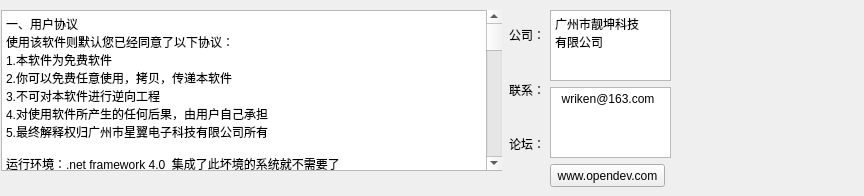
      <widget class="QWidget" name="tab_2">
       <attribute name="title">
        <string>帮助</string>
       </attribute>
       <widget class="QWidget" name="layoutWidget">
        <property name="geometry">
         <rect>
          <x>550</x>
          <y>10</y>
          <width>121</width>
          <height>177</height>
         </rect>
        </property>
        <layout class="QVBoxLayout" name="verticalLayout_31">
         <item>
          <widget class="QTextBrowser" name="textBrowser">
           <property name="html">
            <string>&lt;!DOCTYPE HTML PUBLIC &quot;-//W3C//DTD HTML 4.0//EN&quot; &quot;http://www.w3.org/TR/REC-html40/strict.dtd&quot;&gt;
&lt;html&gt;&lt;head&gt;&lt;meta name=&quot;qrichtext&quot; content=&quot;1&quot; /&gt;&lt;style type=&quot;text/css&quot;&gt;
p, li { white-space: pre-wrap; }
&lt;/style&gt;&lt;/head&gt;&lt;body style=&quot; font-family:'Sans Serif'; font-size:9pt; font-weight:400; font-style:normal;&quot;&gt;
&lt;p style=&quot; margin-top:0px; margin-bottom:0px; margin-left:0px; margin-right:0px; -qt-block-indent:0; text-indent:0px;&quot;&gt;广州市靓坤科技&lt;/p&gt;
&lt;p style=&quot; margin-top:0px; margin-bottom:0px; margin-left:0px; margin-right:0px; -qt-block-indent:0; text-indent:0px;&quot;&gt;有限公司&lt;/p&gt;&lt;/body&gt;&lt;/html&gt;</string>
           </property>
          </widget>
         </item>
         <item>
          <widget class="QTextBrowser" name="textBrowser_2">
           <property name="html">
            <string>&lt;!DOCTYPE HTML PUBLIC &quot;-//W3C//DTD HTML 4.0//EN&quot; &quot;http://www.w3.org/TR/REC-html40/strict.dtd&quot;&gt;
&lt;html&gt;&lt;head&gt;&lt;meta name=&quot;qrichtext&quot; content=&quot;1&quot; /&gt;&lt;style type=&quot;text/css&quot;&gt;
p, li { white-space: pre-wrap; }
&lt;/style&gt;&lt;/head&gt;&lt;body style=&quot; font-family:'Sans Serif'; font-size:9pt; font-weight:400; font-style:normal;&quot;&gt;
&lt;p style=&quot; margin-top:0px; margin-bottom:0px; margin-left:0px; margin-right:0px; -qt-block-indent:0; text-indent:0px;&quot;&gt;  wriken@163.com&lt;/p&gt;&lt;/body&gt;&lt;/html&gt;</string>
           </property>
          </widget>
         </item>
         <item>
          <widget class="QPushButton" name="pushButton_50">
           <property name="minimumSize">
            <size>
             <width>115</width>
             <height>23</height>
            </size>
           </property>
           <property name="maximumSize">
            <size>
             <width>115</width>
             <height>23</height>
            </size>
           </property>
           <property name="text">
            <string>www.opendev.com</string>
           </property>
          </widget>
         </item>
        </layout>
       </widget>
       <widget class="QWidget" name="layoutWidget">
        <property name="geometry">
         <rect>
          <x>1</x>
          <y>9</y>
          <width>501</width>
          <height>163</height>
         </rect>
        </property>
        <property name="minimumSize">
         <size>
          <width>501</width>
          <height>163</height>
         </size>
        </property>
        <property name="maximumSize">
         <size>
          <width>501</width>
          <height>163</height>
         </size>
        </property>
        <layout class="QHBoxLayout" name="horizontalLayout_45">
         <item>
          <widget class="QPlainTextEdit" name="plainTextEdit">
           <property name="minimumSize">
            <size>
             <width>501</width>
             <height>161</height>
            </size>
           </property>
           <property name="maximumSize">
            <size>
             <width>501</width>
             <height>161</height>
            </size>
           </property>
           <property name="plainText">
            <string>一、用户协议
使用该软件则默认您已经同意了以下协议：
1.本软件为免费软件
2.你可以免费任意使用，拷贝，传递本软件
3.不可对本软件进行逆向工程
4.对使用软件所产生的任何后果，由用户自己承担
5.最终解释权归广州市星翼电子科技有限公司所有

运行环境：.net framework 4.0  集成了此坏境的系统就不需要了

二、更新说明
XCOM V1.1： 
1.支持VSPD虚拟的串口，注意如果和物理串口同名，则物理串口打不开。就只能打开虚拟串口
2.在串口打开状态下，CTS,DSR,DCD每秒更新一次

XCOM V1.2:  
1.加强了发送功能，在发送失败的时候，会再次尝试打开串口，再发送
2.修正了在定时发送16进制，发送字符串而没有发送16进制的BUG   

XCOM V1.3: 
1.修正了16进制接收大于127的BUG
2.修正了16进制发送没有计数的BUG    

XCOM V1.4: 
1.处理了搜索不到串口的空指针异常
2.发送数据异常时，将关闭串口
3.获取串口状态异常时，将关闭串口 

XCOM V2.0
1.增加了多条发送的数目，多达40条
2.可以任意编辑，导入导出您要发送的条目，文件的格式是excel
3.加入了协议传输，支持单次发送，自动连续连续发送，文件发送（如IAP串口升级），配有自动重发机制以及多种校验方式，确保您传输的数据不出错
4.加强了16进制发送的功能，自动拆分您发送的字节，不必每隔一个字节就输入空格
5.加入了时间戳的功能，以”\r\n”换行回车断帧，在换行回车前加入时间戳

串口设置说明
1.软件启动后，会自动搜索可用的串口，可以显示详细的串口信息，由于兼容性原因某些电脑可能不会显示。
2.超高波特率接收，在硬件设别支持的情况下，可自定义波特率，点“自定义”即可输入您想要的波特率，不过需要在串口关闭的情况下，才能修改哦。默认可选波特率为1200bps-1382400bps
3.可以选择为“1、1.5、2”三种停止位.
4.可以选择“5、6、7、8”四种数据长度
5.可选奇，偶校验，或无校验
6.支持串口随时插拔，对于某些硬件设别，由于驱动兼容性的原因可能不支持，实测CH340无问题，建议手动关闭串口

显示设置说明
1.16进制显示，勾选后将显示16进制的字节，如果之前接收到了数据，会自动转换，所以当接收的数据量比较大的时候，转换会比较慢
2.显示模式设置，默认为黑色背景，绿色字体。勾选“白底黑字”可以将背景设置为白色，字体为黑色
3.通过勾选”RTS”,”DTR”可以控制当前串口的RTS和DTR输出
4.勾选“时间戳”选项，可以加入时间戳显示，需要注意的是，时间戳是以换行回车断帧，所以，当接收到的数据不含“\r\n”换行回车时，此选项是无效的哦。
5.可以保存接收窗口为任意格式的文件，默认为txt格式的文件
6.点击清除接收按钮，可以清除窗口显示的内容，并且清除发送和接收字节计数

单条发送说明
1.可以在发送区，发送您发送的任意字符
2.支持16进制发送，勾选16进制发送的时候将对发送区的内容进行16进制和字符互转，输入16进制的时候，支持字节自动拆分，不需要每输入一个字节就输入一个空格。也就是说，输不输入空格随你
3.勾选发送新行，将会在发送内容后加入换行回车
4.支持定时发送，可以自定义发送周期
5.支持发送任意格式的文件，可以随时终止文件的发送，可以通过下面的进度条查看发送进度
6.点击发送按钮，即可发送您想发送的内容，支持快捷键“Ctrl+Enter”发送
7.点击清除发送按钮，可以清除发送区的内容，并且清除发送和接收字节计数
7.在状态栏，可以看到发送和接收的字节数，可以读取当前串口“CTS,DSR,DCD”的状态，可以显示当前的系统时间。在状态栏的最左边，有一个开始按钮，可以调出系统计算器，可以恢复软件的默认设置。也可以从这里退出软件

多条发送说明
1.多条发送，适合有多条指令需要发送的场合，比如支持AT指令的设备，蓝牙，GSM,GPS,WIFI等等，配合ALIENTEK的USMART（下载地址：&lt;http://www.openedv.com/posts/list/24459.htm）还可以很方便调试代码&gt;
2.可以在任意条目输入您想发送的字符，点击按钮即可发送
3.一共有四页，可以通过“首页，上一页，下一页，尾页”按钮来进行页面的切换
4.勾选发送新行，将会在发送内容后加入换行回车
5.勾选16进制发送，可以支持16进制发送，但是需要注意的是，这里没有进行16进制验证，如果包含非16进制字符，将会导致发送失败
6.勾选关联数字键盘，发送条目0-9将会关联到数字键0-9，在键盘上按下响应的按键即可发送。可以方便控制，比如“智能车”，“飞行器”等等其他设备。在小键盘这里可以看做是方向键哦。
7.支持自动循环发送，可自定义发送周期，需要注意的是，没有勾选的发送条目将不会被发送
点击“导入导出条目”按钮可以很方便的编辑，导入导出条目，查看条目的备注

协议传输说明
此协议是从modbus(rtu)演变而来，可以称之为modbus的变种。协议属于半双工传输的Send-Ack模式，协议自带灵活可配置的自动重发机制，可配置重发次数，重发间隔（即帧周期），多种校验方式，支持校验和，异或，CRC8，CRC16校验，CRC8和CRC16均为查表的方式，效率高,通过这些机制可以有效保证数据的传输质量。支持单次发送，自动发送（自定义周期），文件发送（如，IAP串口升级）三种模式


                                    OneTree@ALIENTEK
                                广州靓坤科技有限公司</string>
           </property>
          </widget>
         </item>
         <item>
          <widget class="QScrollBar" name="verticalScrollBar_5">
           <property name="minimumSize">
            <size>
             <width>16</width>
             <height>160</height>
            </size>
           </property>
           <property name="maximumSize">
            <size>
             <width>16</width>
             <height>160</height>
            </size>
           </property>
           <property name="orientation">
            <enum>Qt::Vertical</enum>
           </property>
          </widget>
         </item>
        </layout>
       </widget>
       <widget class="QWidget" name="layoutWidget">
        <property name="geometry">
         <rect>
          <x>509</x>
          <y>11</y>
          <width>38</width>
          <height>159</height>
         </rect>
        </property>
        <property name="minimumSize">
         <size>
          <width>38</width>
          <height>159</height>
         </size>
        </property>
        <property name="maximumSize">
         <size>
          <width>38</width>
          <height>159</height>
         </size>
        </property>
        <layout class="QVBoxLayout" name="verticalLayout_29">
         <item>
          <widget class="QLabel" name="label_31">
           <property name="minimumSize">
            <size>
             <width>36</width>
             <height>48</height>
            </size>
           </property>
           <property name="maximumSize">
            <size>
             <width>36</width>
             <height>48</height>
            </size>
           </property>
           <property name="text">
            <string>公司：</string>
           </property>
          </widget>
         </item>
         <item>
          <widget class="QLabel" name="label_35">
           <property name="minimumSize">
            <size>
             <width>36</width>
             <height>49</height>
            </size>
           </property>
           <property name="maximumSize">
            <size>
             <width>36</width>
             <height>49</height>
            </size>
           </property>
           <property name="text">
            <string>联系：</string>
           </property>
          </widget>
         </item>
         <item>
          <widget class="QLabel" name="label_34">
           <property name="minimumSize">
            <size>
             <width>36</width>
             <height>48</height>
            </size>
           </property>
           <property name="maximumSize">
            <size>
             <width>36</width>
             <height>48</height>
            </size>
           </property>
           <property name="text">
            <string>论坛：</string>
           </property>
          </widget>
         </item>
        </layout>
       </widget>
       <widget class="QLabel" name="label_36">
        <property name="geometry">
         <rect>
          <x>675</x>
          <y>1</y>
          <width>180</width>
          <height>180</height>
         </rect>
        </property>
        <property name="minimumSize">
         <size>
          <width>180</width>
          <height>180</height>
         </size>
        </property>
        <property name="maximumSize">
         <size>
          <width>180</width>
          <height>180</height>
         </size>
        </property>
        <property name="text">
         <string/>
        </property>
        <property name="pixmap">
         <pixmap>../QTtest/文件夹/鱼_20191208215957.jpg</pixmap>
        </property>
        <property name="scaledContents">
         <bool>true</bool>
        </property>
       </widget>
      </widget>
